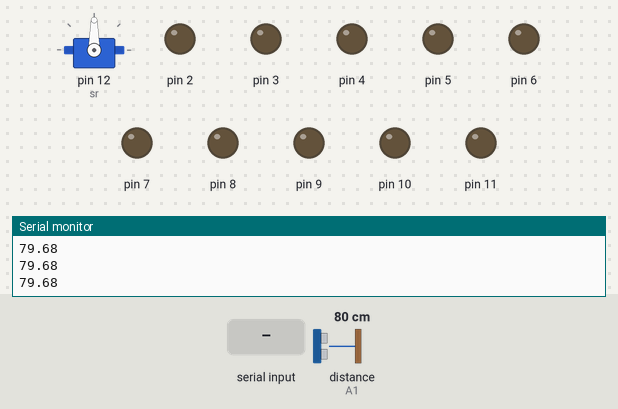
A sketch run on a simulated Arduino Uno, built with avr-gcc and run on an emulated ATmega328P. On the bench: servo, output pins drawn as LEDs (lit = HIGH), the last lines printed to the serial monitor. Wiring (inferred from the names in the program): ultrasonic range finder: trigger A0; echo A1. Inputs (shaded band) come from the test bench; at power-on: distance to the obstacle (sensor on A1) 80 cm. The echo pulse lasts 58.3 µs per cm; pins used as bus, display or sensor lines are not drawn.

Above: at 1.2 s.
1.3 s: "F" received over Serial
At 2.1 s:
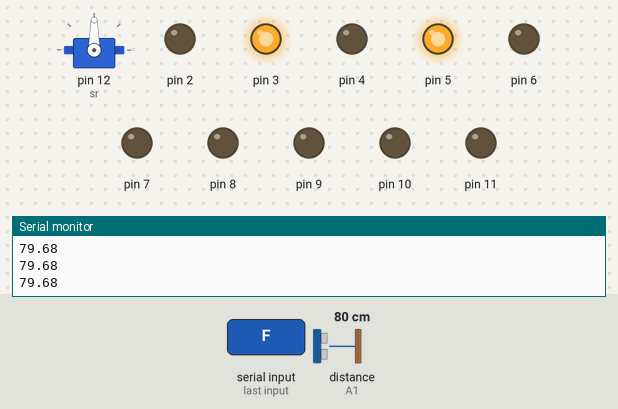
2.8 s: byte 74 ('J') received over Serial
At 3.1 s:
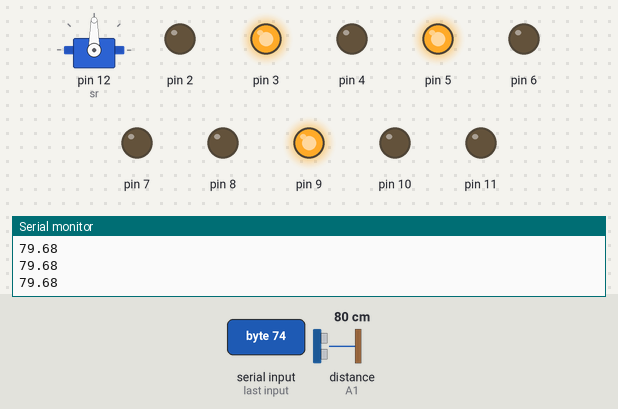
4.3 s: byte 72 ('H') received over Serial
At 5.5 s:
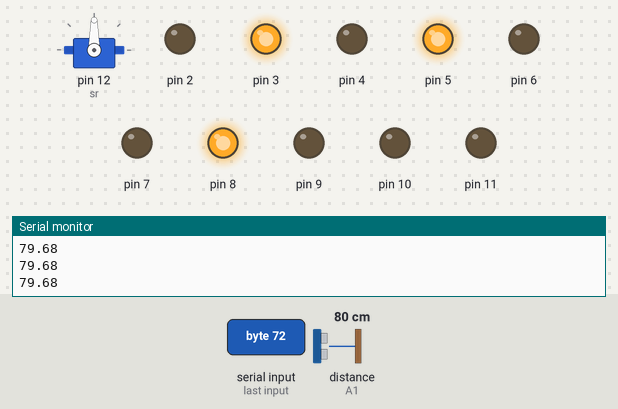
5.8 s: byte 87 ('W') received over Serial
At 6.8 s:
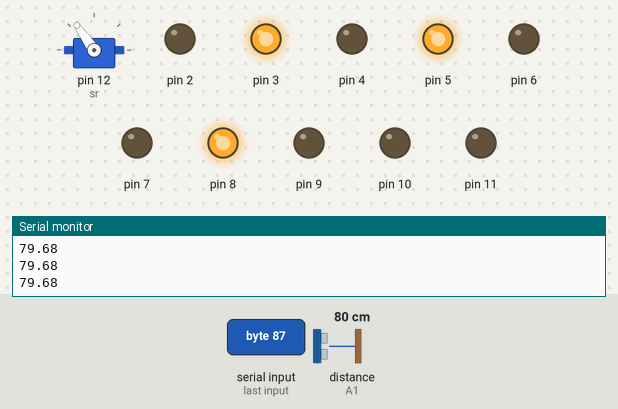
7.3 s: distance to the obstacle (sensor on A1) set to 12 cm
8.8 s: distance to the obstacle (sensor on A1) set to 9 cm
At 10.2 s:
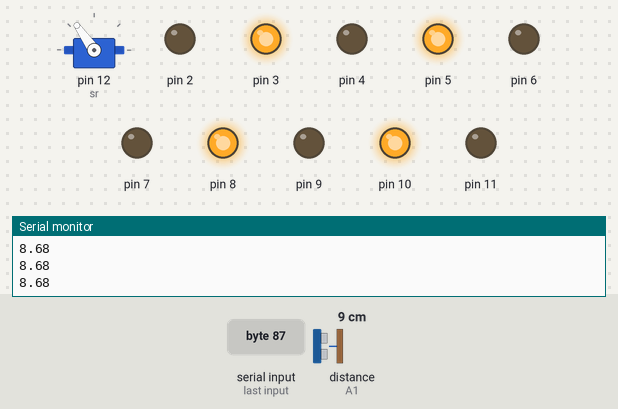
Timing chart, 0 to 16.3 s (numbered marks = the images above; inputs shaded):
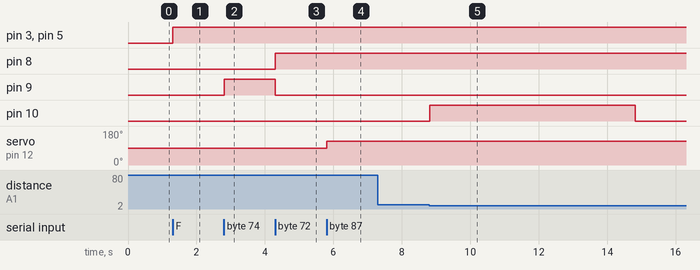

The sketch:

SAB.ino
```cpp
//Controlled Through Bluetooth
#include<Servo.h>
Servo sr;
char t;
double j,z;
int trig = A0, echo = A1, c = 0;
int m = 120, flag = 0, i, r = 0;
long duration;
float distance;

void setup()
{
  Serial.begin(9600);
  pinMode(trig, 1);
  pinMode(echo, 0);
  for (i = 2; i <= 11; i++)
  {
    pinMode(i, 1);
  }
  sr.attach(12);
}

void loop()
{
  if ( Serial.available() )
  {
    t = Serial.read();
    Serial.println(t);
    if (t == 'F' || t == 'f')
    {
      digitalWrite(2, 0);
      digitalWrite(3, 1);
      digitalWrite(4, 0);
      digitalWrite(5, 1);
      delay(12);
    }
    else if (t == 'B' || t == 'b')
    {
      digitalWrite(2, 1);
      digitalWrite(3, 0);
      digitalWrite(4, 1);
      digitalWrite(5, 0);
      delay(12);
    }
    else if (t == 'L' || t == 'l')
    {
      digitalWrite(2, 1);
      digitalWrite(3, 0);
      digitalWrite(4, 0);
      digitalWrite(5, 1);
      delay(12);
    }
    else if (t == 'R' || t == 'r')
    {
      digitalWrite(2, 0);
      digitalWrite(3, 1);
      digitalWrite(4, 1);
      digitalWrite(5, 0);
      delay(12);
    }
    else if (t == 'I' )
    {
      digitalWrite(6, 1);
      digitalWrite(7, 0);
      delay(12);
    }
    else if (t == 'G' )
    {
      digitalWrite(6, 0);
      digitalWrite(7, 1);
      delay(12);
    }
    else if (t == 'J' )
    {
      digitalWrite(8, 0);
      digitalWrite(9, 1);
      delay(12);
    }

    else if (t == 'H' )
    {
      digitalWrite(8, 1);
      digitalWrite(9, 0);
      delay(12);
    }
    else if (t == 'W' || t == 'w' )
    {
      m += 5;
      sr.write(m);

    }

    else if (t == 'U' || t == 'u' )
    {
      m -= 2;
      sr.write(m);
    }
    else if (t == 'S')
    {
      for (i = 2; i <= 9; i++)
      {
        digitalWrite(i, 0);
      }
    }
  }

  digitalWrite(trig, 0);
  delayMicroseconds(5);
  digitalWrite(trig, 1);
  delayMicroseconds(10);
  digitalWrite(trig, 0);
  duration = pulseIn(echo, 1);
  if (r == 0)
  {
    distance = 0.0343 * (duration / 2);
  }
  Serial.println(distance);
  if ( distance <= 10 && flag == 0 )
  {
    r = 1;
    if (c == 0)
    {
      z = millis();
      c = 1;
    }
    digitalWrite(10, 1);
    digitalWrite(11, 0);
    j=millis();
    if ( j - z >= 6000 )
    {
      digitalWrite(10, 0);
      flag = 1;
      r = 0;
      c = 0;
    }
  }
  else if ( distance > 10 && flag == 1 )
  {
    r = 1;
    if (c == 0)
    {
      z = millis();
      c = 1;
    }
    digitalWrite(10, 0);
    digitalWrite(11, 1);
    if ( millis() - z >= 5600 )
    {
      digitalWrite(11, 0);
      flag = 0;
      r = 0;
      c = 0;
    }
  }
}
```

Measured:
- the behaviour switches between 11 and 10 cm on distance to the obstacle (sensor on A1) (found by bisection; images 4 and 5)
- after the input at 1.3 s, pin 3, pin 5: LOW → HIGH at once
- after the input at 2.8 s, pin 9: LOW → HIGH at once
- after the input at 4.3 s, pin 8: LOW → HIGH at once; pin 9: HIGH → LOW at once
- after the input at 5.8 s, servo on pin 12 (sr): 90° → 125° at once
- after the input at 8.8 s, pin 10: LOW → HIGH at once, → LOW 6.0 s later
